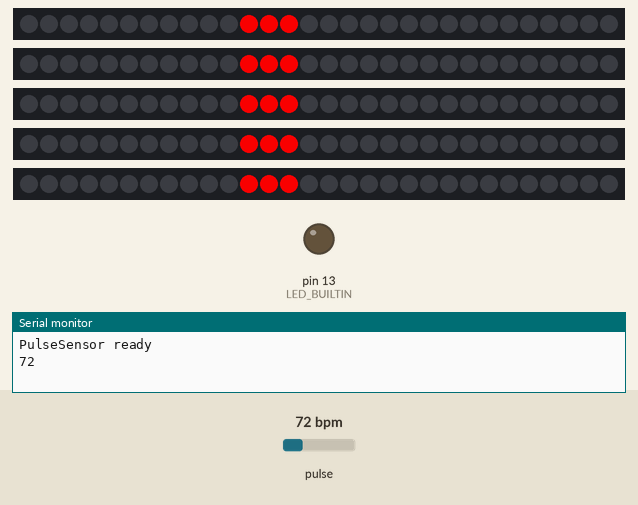
A sketch run on a simulated Arduino Uno, built with avr-gcc and run on an emulated ATmega328P. Shown: 5 × 30 RGB LEDs in strip order, left to right, output pins drawn as LEDs (lit = HIGH), the last lines printed to the serial monitor. Dashed ring = blinking. Inputs (shaded band) come from the test bench; at power-on: pulse 72 bpm.

Above: at 1.5 s.
1.6 s: pulse set to 42 bpm
At 2.78 s:
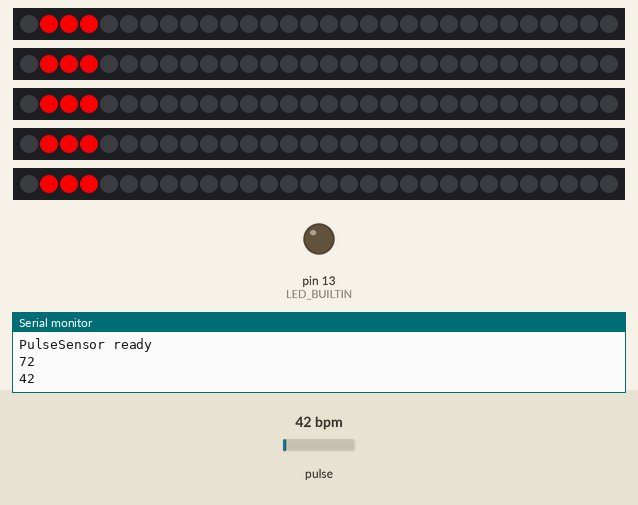
3.9 s: pulse set to 130 bpm
At 4.63 s:
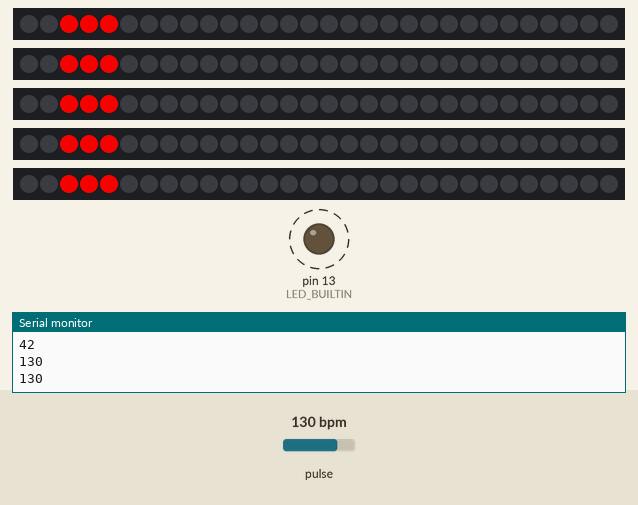
6.8 s: pulse set to 70 bpm
At 7.95 s:
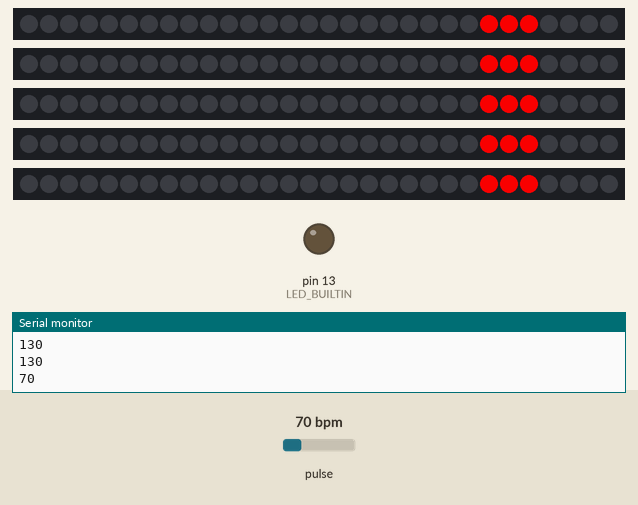
Timing chart, 0 to 15.3 s (numbered marks = the images above; inputs shaded):
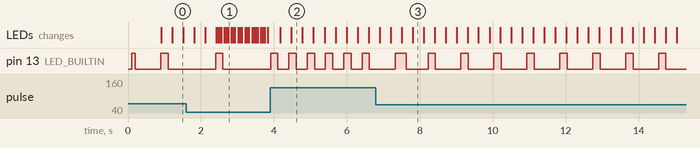

Measured:
- after the input at 3.9 s, pin 13 (LED_BUILTIN): alternates HIGH for 0.20 s and LOW for 0.30 s, starting after 0.51 s

The sketch:

arduino_code.ino
```cpp
/*
  Change of Heart — final code
  Pulse sensor → LED animation + sends BPM to Processing for audio playback.

  Connections:
    - Pulse sensor: analog pin A0
    - LED strips (WS2812B): pins 3, 4, 5, 6, 7
    - Built-in LED blinks on each detected heartbeat

  Required libraries:
    - PulseSensorPlayground
    - FastLED
*/

#include <PulseSensorPlayground.h>
#include <FastLED.h>

// ── LED pins ──────────────────────────────────────────────────────────────────
const int ledStripPin1 = 3;
const int ledStripPin2 = 4;
const int ledStripPin3 = 5;
const int ledStripPin4 = 6;
const int ledStripPin5 = 7;

#define NUM_LEDS 30

CRGB leds1[NUM_LEDS];
CRGB leds2[NUM_LEDS];
CRGB leds3[NUM_LEDS];
CRGB leds4[NUM_LEDS];
CRGB leds5[NUM_LEDS];

// ── Pulse sensor ──────────────────────────────────────────────────────────────
const int PulseWire = 0;
const int LED = LED_BUILTIN;
int Threshold = 600;
PulseSensorPlayground pulseSensor;

int currentBPM = 0;

// ── Timing ────────────────────────────────────────────────────────────────────
unsigned long previousPulseMillis = 0;
unsigned long previousLEDMillis   = 0;
const long pulseInterval = 100;  // check sensor every 100ms
const long ledInterval   = 10;   // update LEDs every 10ms

// ── Animation ─────────────────────────────────────────────────────────────────
float animationStep  = 0;
float animationSpeed = 0;

void setup() {
  Serial.begin(9600);  // must match Processing's baud rate

  pulseSensor.analogInput(PulseWire);
  pulseSensor.blinkOnPulse(LED);
  pulseSensor.setThreshold(Threshold);

  if (pulseSensor.begin()) {
    Serial.println("PulseSensor ready");
  }

  FastLED.addLeds<WS2812B, ledStripPin1, GRB>(leds1, NUM_LEDS);
  FastLED.addLeds<WS2812B, ledStripPin2, GRB>(leds2, NUM_LEDS);
  FastLED.addLeds<WS2812B, ledStripPin3, GRB>(leds3, NUM_LEDS);
  FastLED.addLeds<WS2812B, ledStripPin4, GRB>(leds4, NUM_LEDS);
  FastLED.addLeds<WS2812B, ledStripPin5, GRB>(leds5, NUM_LEDS);
}

void loop() {
  unsigned long currentMillis = millis();

  // ── Read pulse sensor ────────────────────────────────────────────────────
  if (currentMillis - previousPulseMillis >= pulseInterval) {
    previousPulseMillis = currentMillis;

    if (pulseSensor.sawStartOfBeat()) {
      int bpm = pulseSensor.getBeatsPerMinute();

      // Only accept realistic BPM values (40–200)
      if (bpm >= 40 && bpm <= 200) {
        currentBPM = bpm;
        // Send BPM to Processing to trigger audio
        Serial.println(currentBPM);
      }
    }
  }

  // ── Animate LEDs ─────────────────────────────────────────────────────────
  if (currentMillis - previousLEDMillis >= ledInterval && currentBPM > 0) {
    previousLEDMillis = currentMillis;

    float beatPeriod = 60000.0 / currentBPM;
    animationSpeed = NUM_LEDS / (beatPeriod / ledInterval);
    animationStep += animationSpeed;

    if (animationStep >= NUM_LEDS) {
      animationStep -= NUM_LEDS;  // wrap around
    }

    animateLEDStrip(leds1);
    animateLEDStrip(leds2);
    animateLEDStrip(leds3);
    animateLEDStrip(leds4);
    animateLEDStrip(leds5);

    FastLED.show();
  }
}

void animateLEDStrip(CRGB* leds) {
  // Turn all LEDs off
  for (int i = 0; i < NUM_LEDS; i++) {
    leds[i] = CRGB::Black;
  }

  // Light up 3 consecutive LEDs at the current position
  int ledsToLight = 3;
  for (int i = 0; i < ledsToLight; i++) {
    int currentLED = int(animationStep + i) % NUM_LEDS;
    leds[currentLED] = CRGB::Red;
  }

  // Fade out
  for (int i = 0; i < NUM_LEDS; i++) {
    leds[i].fadeToBlackBy(20);
  }
}
```
